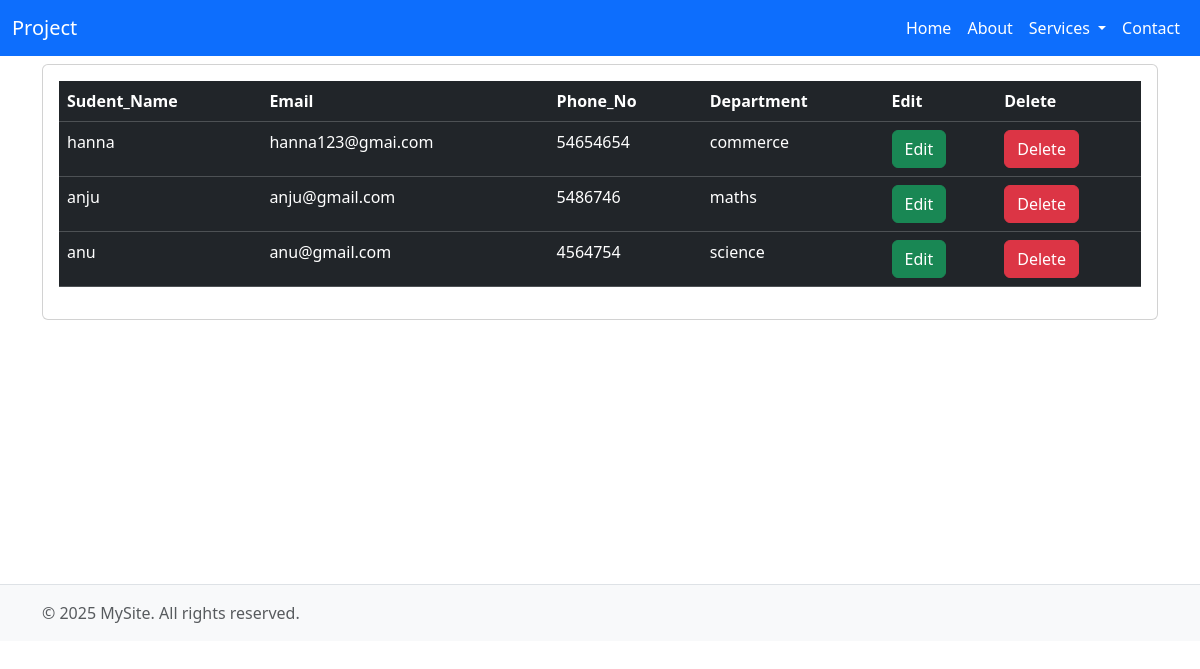
/student_view, run on an earlier commit of the app's database.
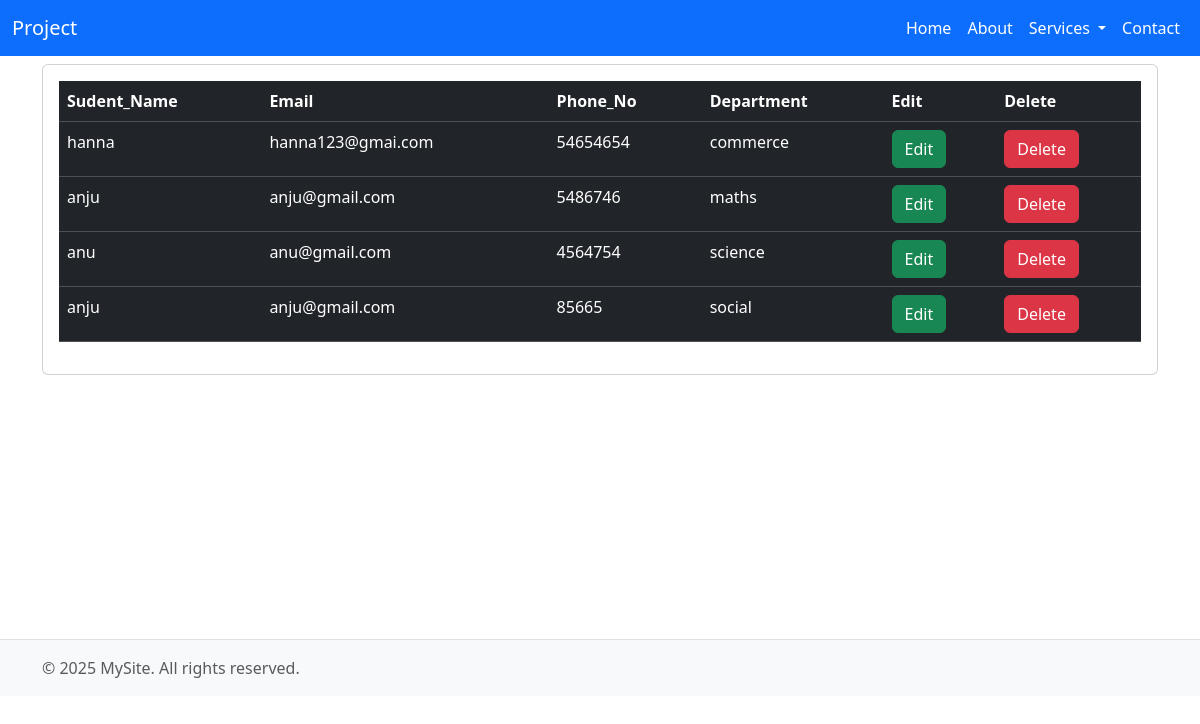
And on a later commit of the database.
### student_app/models.py (models this page shows)
class students(models.Model):
    stud_name=models.CharField(max_length=100)
    email=models.EmailField()
    phone_no=models.CharField()
    department=models.CharField()

### student_app/views.py (the view)
# urls.py: path('student_view',views.student_view,name='student_view'),
def student_view(request):
    student=students.objects.all()
    return render(request,'student_view.html',{'student':student})

### templates/student_view.html (shortened to what this page needs)
{% extends 'Base.html' %}
{% block content %}
{% load static %}
<div class="container mt-2" >
  <div class="row">
    <div class="col-md-4"style="width: 100%;">
      <div class="card">
        <div class="card-body" >
            <table class="table table-dark"  >
  <thead>
    <tr>
      <th scope="col">Sudent_Name</th>
      <th scope="col">Email</th>
      <th scope="col">Phone_No</th>
       <th scope="col">Department</th>
        <th scope="col">Edit</th>
         <th scope="col">Delete</th>
    </tr>
  </thead>
  <tbody>
    {% for i in student %}
    <tr>
      <td>{{ i.stud_name }}</td>
      <td>{{ i.email }}</td>
      <td>{{ i.phone_no }}</td>
      <td>{{ i.department }}</td>
      <td><a href="{% url 'update' i.id %}"><button class="btn btn-success">Edit</button></a></td>
      <td><a href="{% url 'delete' i.id %}"><button class="btn btn-danger">Delete</button></a></td>
    </tr>
   {% endfor %}
  </tbody>
</table>
        </div>
      </div>
    </div>
  </div>
</div>
<br><br><br><br><br><br><br><br><br><br><br>
{% endblock %}

### templates/Base.html (shortened to what this page needs)
{% load static %}
<!DOCTYPE html>
<html lang="en">
<head>
  <link rel="stylesheet" href="{% static '/css/style.css' %}">
<head>
    <link href="https://cdn.jsdelivr.net/npm/bootstrap@5.3.3/dist/css/bootstrap.min.css" rel="stylesheet">
</head>
<body>
  <nav class="navbar navbar-expand-lg navbar-primary bg-primary">
    <div class="container-fluid">
      <a class="navbar-brand text-white" href="#">Project</a>
      <div class="collapse navbar-collapse" id="navbarNav">
        <ul class="navbar-nav ms-auto">
          <li class="nav-item">
            <a class="nav-link active text-white" href="{% url 'home' %}">Home</a>
          </li>
          <li class="nav-item">
            <a class="nav-link text-white" href="{% url 'about' %}">About</a>
          </li>
          <li class="nav-item dropdown">
  <a class="nav-link dropdown-toggle text-white" href="#" id="navbarDropdown" role="button"
     data-bs-toggle="dropdown" aria-expanded="false">
    Services
  </a>
</li>
          <li class="nav-item">
            <a class="nav-link text-white" href="{% url 'contact' %}">Contact</a>
          </li>
        </ul>
      </div>
    </div>
  </nav>
{% block content %} {% endblock %}
  <footer class="bg-light text-center text-lg-start mt-auto py-3 border-top">
    <div class="container">
      <span class="text-muted">&copy; 2025 MySite. All rights reserved.</span>
    </div>
  </footer>
</body>
</html>

What changed in the data, as far as the page shows it:
added students: stud_name "anju", email "anju@gmail.com", phone_no "85665", department "social"
